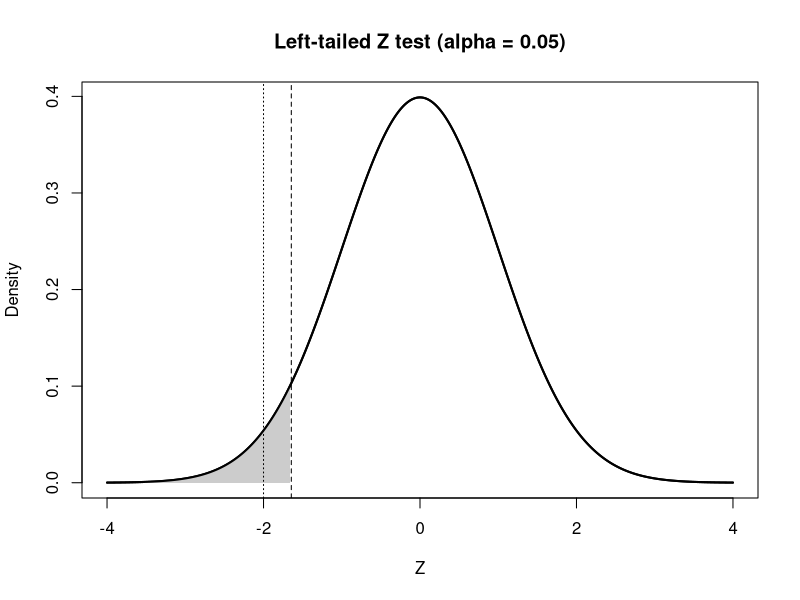

This figure's R source:
# 통계학입문 과제 2 — 단측 Z-가설검정 (R 학생용)
# 이름: 유병우  학번: 2026191076
# 목표: Z-검정, 임계값, p-value, if/else 판단, 기각역 그래프를 작성함
# base R만 사용함

# [상황] 음료의 공칭 평균 용량은 500mL임.
# 36개 표본의 평균은 496mL이며, 모표준편차는 12mL로 알려져 있음.
# 실제 평균이 500mL보다 작은지 유의수준 5%에서 검정함.

# 문제 1. 가설을 작성할 것
# H0: mu = 500 (실제 평균 용량은 500mL이다)
# H1: mu < 500 (실제 평균 용량은 500mL보다 작다)

mu_0 <- 500
x_bar <- 496
sigma <- 12
n <- 36
alpha <- 0.05

# 문제 2. 표준오차를 구할 것: sigma / sqrt(n)
standard_error <- sigma / sqrt(n)  # TODO

# 문제 3. Z-검정통계량을 구할 것
z_stat <- (x_bar - mu_0) / standard_error  # TODO

# 문제 4. 왼쪽 단측검정의 임계값을 구할 것
# qnorm(alpha)는 왼쪽 누적확률이 alpha인 지점을 반환함
critical_z <- qnorm(alpha)  # TODO

# 문제 5. p-value를 계산할 것
# pnorm(z_stat)는 P(Z <= z_stat)를 반환함
p_value <- pnorm(z_stat)  # TODO

cat('2. 표준오차:', standard_error, '\n')
cat('3. Z-검정통계량:', z_stat, '\n')
cat('4. 임계값:', critical_z, '\n')
cat('5. p-value:', p_value, '\n')

# 문제 6. if/else를 사용하여 귀무가설 기각 여부를 출력할 것
if (!is.na(p_value)) {
  if (p_value < alpha) {
    cat('귀무가설을 기각함\n')
  } else {
    cat('귀무가설을 기각하지 못함\n')
  }
}

# 문제 7. 표준정규분포 그래프에 왼쪽 기각역과 수직선을 표시할 것
if (!is.na(critical_z) && !is.na(z_stat)) {
  x <- seq(-4, 4, length.out=500)
  y <- dnorm(x)
  plot(x, y, type='l', lwd=2, main='Left-tailed Z test (alpha = 0.05)',
       xlab='Z', ylab='Density')
  reject_x <- x[x <= critical_z]
  reject_y <- dnorm(reject_x)
  # TODO: polygon()으로 기각역 아래쪽 면적을 채울 것
  polygon(c(reject_x[1], reject_x, tail(reject_x, 1)),
          c(0, reject_y, 0), col='gray80', border=NA)
  # TODO: abline(v=..., lty=...)을 이용해 수직선 2개를 추가할 것
  abline(v=critical_z, lty=2)
  abline(v=z_stat, lty=3)
  # 주의: polygon()을 plot() 뒤에 추가하면 곡선을 덮을 수 있으므로
  #       마지막에 lines(x, y)로 밀도곡선을 다시 그려도 됨
  lines(x, y, lwd=2)
}

# 문제 8. 검정 결과를 일상적인 언어로 2~3문장 작성할 것
# 답: 표본 36개의 평균 용량이 496mL일 때 Z-검정통계량은 -2.0으로 임계값(약 -1.645)보다 왼쪽에 위치하며, p-value(약 0.0228)도 유의수준 0.05보다 작습니다.
#     따라서 귀무가설을 기각하며, 음료의 실제 평균 용량이 표시된 500mL보다 적다고 볼 충분한 통계적 근거가 있습니다.
#     즉, 표본에서 나타난 4mL의 차이는 단순한 우연보다는 실제 평균 용량 부족 때문일 가능성이 높습니다.
